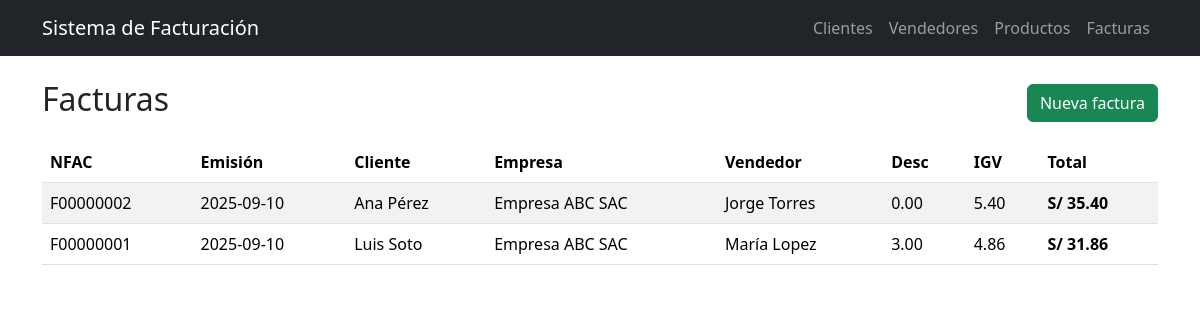
/facturas, run on the app's committed database.
### tables this page shows
CREATE TABLE "FACTURA" (
  NFAC    CHAR(10)      PRIMARY KEY,
  FECEM   DATE,
  FECVEN  DATE,
  "DESC"  DECIMAL(10,2) NOT NULL DEFAULT 0 CHECK("DESC" >= 0),
  IGV     DECIMAL(10,2) NOT NULL DEFAULT 0 CHECK(IGV    >= 0),
  TOTFAC  DECIMAL(10,2) NOT NULL DEFAULT 0 CHECK(TOTFAC >= 0),
  CODI    CHAR(6)  NOT NULL,
  EMPR    CHAR(5)  NOT NULL DEFAULT 'E0001',
  CODV    CHAR(5)  NOT NULL,
  FOREIGN KEY (CODI) REFERENCES CLIENTE(CODI),
  FOREIGN KEY (EMPR) REFERENCES EMPRESA(EMPR),
  FOREIGN KEY (CODV) REFERENCES VENDEDOR(CODV)
);

CREATE TABLE "EMPRESA" (
  EMPR  CHAR(5)      PRIMARY KEY,
  RUC   CHAR(11)     NOT NULL CHECK (length(RUC)=11 AND RUC GLOB '[0-9]*'),
  RAZS  VARCHAR(60)  NOT NULL,
  CALLE VARCHAR(40),
  DIST  VARCHAR(30),
  CIUD  VARCHAR(30),
  UNIQUE (RUC)
);

### app.py (the view)
@app.route("/facturas")
def facturas():
    db = get_db()
    q = """
    SELECT F.NFAC, F.FECEM, F.FECVEN, F."DESC", F.IGV, F.TOTFAC,
           C.NOMB||' '||C.APEL as cliente,
           V.NOMB||' '||V.APEL as vendedor,
           E.RAZS as empresa
    FROM FACTURA F
    JOIN CLIENTE  C ON C.CODI=F.CODI
    JOIN VENDEDOR V ON V.CODV=F.CODV
    JOIN EMPRESA  E ON E.EMPR=F.EMPR
    ORDER BY F.FECEM DESC, F.NFAC DESC
    """
    rows = db.execute(q).fetchall()
    return render_template("facturas.html", rows=rows)

### app.py (called while the page is built)
def get_db():
    db = getattr(g, "_db", None)
    if db is None:
        need_init = not os.path.exists(DB_PATH)
        db = g._db = sqlite3.connect(DB_PATH)
        db.row_factory = sqlite3.Row
        db.execute("PRAGMA foreign_keys = ON")
        if need_init:
            with open(SCHEMA_PATH, "r", encoding="utf-8") as f:
                db.executescript(f.read())
            seed(db)
            db.commit()
    return db

### templates/facturas.html
{% extends "base.html" %}
{% block content %}
<div class="d-flex justify-content-between align-items-center mb-3">
  <h2>Facturas</h2>
  <a class="btn btn-success" href="{{ url_for('factura_nueva') }}">Nueva factura</a>
</div>
<table class="table table-striped">
  <thead>
    <tr>
      <th>NFAC</th><th>Emisión</th><th>Cliente</th><th>Empresa</th><th>Vendedor</th>
      <th>Desc</th><th>IGV</th><th>Total</th>
    </tr>
  </thead>
  <tbody>
    {% for r in rows %}
      <tr>
        <td>{{ r.NFAC }}</td>
        <td>{{ r.FECEM }}</td>
        <td>{{ r.cliente }}</td>
        <td>{{ r.empresa }}</td>
        <td>{{ r.vendedor }}</td>
        <td>{{ '%.2f'|format(r['DESC']) }}</td>
        <td>{{ '%.2f'|format(r.IGV) }}</td>
        <td><strong>S/ {{ '%.2f'|format(r.TOTFAC) }}</strong></td>
      </tr>
    {% endfor %}
  </tbody>
</table>
{% endblock %}

### data on the page
FACTURA: NFAC "F00000002", FECEM "2025-09-10", cliente "Ana Pérez", empresa "Empresa ABC SAC", vendedor "Jorge Torres", DESC "0.00", IGV "5.40", TOTFAC "35.40"
FACTURA: NFAC "F00000001", FECEM "2025-09-10", cliente "Luis Soto", empresa "Empresa ABC SAC", vendedor "María Lopez", DESC "3.00", IGV "4.86", TOTFAC "31.86"
